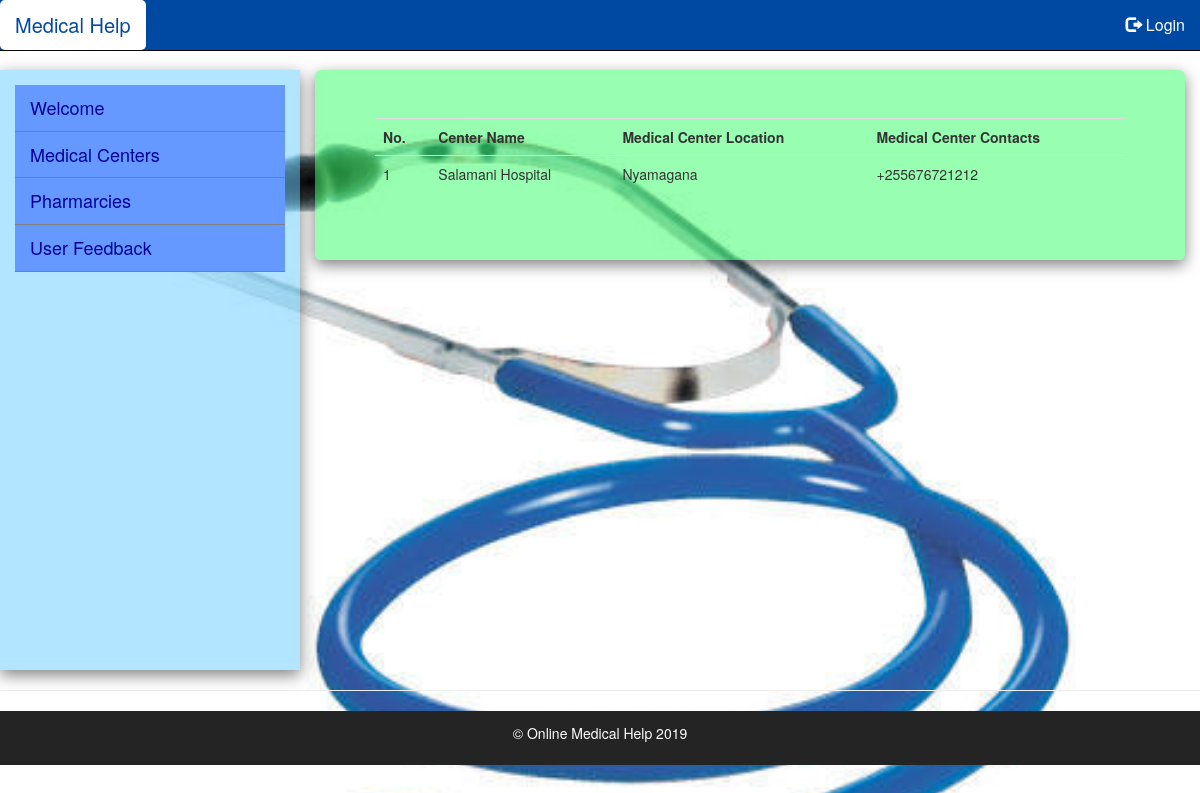
The app's page /medicalcenter.php with its own data.
### tables this page shows
CREATE TABLE `medicalcenter` (
  `CenterID` int(100) NOT NULL,
  `CenterName` varchar(255) NOT NULL,
  `Location` varchar(30) NOT NULL,
  `Contact` varchar(30) NOT NULL
);

### medicalcenter.php (the view, shortened to what this page needs)
<?php
include_once('phpfiles/user-loginconn.php');
    $sql = "SELECT * FROM medicalcenter";
    $records =mysqli_query($db, $sql);
?>
<!DOCTYPE html>
<html lang="en" class="allpage">
<head>
  <link rel="stylesheet" href="https://maxcdn.bootstrapcdn.com/bootstrap/3.4.0/css/bootstrap.min.css">
  <link  rel=" stylesheet" type="text/css" href="css/layout.css" />
</head>
<body>
<div class="navbar navbar-fixed-top navbar-inverse" role="navigation">
    <div class="container-fluid">
        <div class="navbar-header">
            <a class="active navbar-brand" href="index.php">Medical Help</a>
        </div>
        <div class="collapse navbar-collapse">
            <ul class="nav navbar-nav navbar-right">
                <?php
                    if (isset($_SESSION['user-in'])) {
                        echo "<li><a href='phpfiles/user-logout.php'><span class='glyphicon glyphicon-log-in'></span> Logout</a></li>";
                    }else{
                        echo "<li><a href='login.php'><span class='glyphicon glyphicon-log-out'></span> Login</a></li>";
                    }
                ?>
            </ul>
        </div>
    </div>
</div>
<div class="container-fluid">
    <div class="row row-offcanvas row-offcanvas-left">
        <div class="col-xs-6 col-sm-3 sidebar-offcanvas" id="sidebar" role="navigation">
            <?php
                require 'menu/sidebar.php';
            ?>
        </div>
        <div class="col-xs-12 col-sm-9"><br>
                <div class="jumbotron">
                    <table class="table">
                         <tr>
                            <th>No.</th>
                            <th>Center Name</th>
                            <th>Medical Center Location</th>
                            <th>Medical Center Contacts</th>
                         </tr>
                        <?php $a=1; while ($row = mysqli_fetch_assoc($records)): ?>
                           <tr>
                               <td><?php echo $a; ?></td>
                               <td><?php echo $row['CenterName']; ?></td>
                               <td><?php echo $row['Location']; ?></td>
                               <td><?php echo $row['Contact']; ?></td>
                           </tr>
                        <?php $a++; endwhile; ?>
                    </table>
                </div>
            </div>
        </div>
    </div>
    <hr>
<footer>
        <p>© Online Medical Help 2019</p>
</footer>
</body>
</html>

### css/layout.css (style rules this page uses)
.navbar { background-color: #0049a3; margin-bottom: 0px; }
.navbar-inverse .navbar-brand { color: #fff; font-size: 20px; }
.navbar-right { font-size: 16px; }
.navbar-inverse .navbar-nav li a { color: #fff; }
body { padding-top: 50px; height: 100%; background-image: url("../image/image11.jpg"); background-size: cover; }
footer { text-align: center; background-color: #242424; color: #fff; width: 100%; padding: 12px 12px; margin-bottom: 0px; }
#sidebar { margin-top: 20px; font-size: 18px; padding:15px; height: 600px; background-color: rgba(102,204,255,.5); box-shadow: 0 5px 15px rgba(0,0,0,.5); }
.jumbotron { background-color: rgba(51,255,102,.5); box-shadow: 0 5px 15px rgba(0,0,0,.5); }

### records on screen
medicalcenter: CenterName "Salamani Hospital", Location "Nyamagana", Contact "+255676721212"
